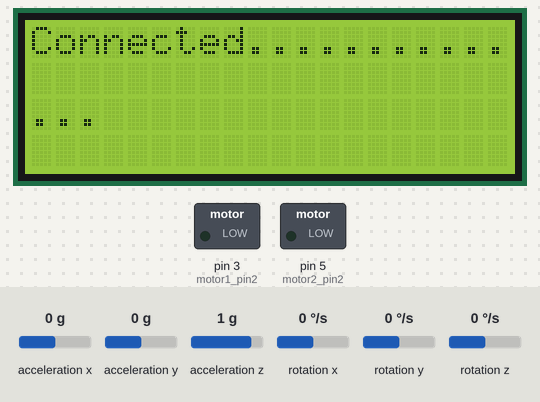
Recording of a sketch running on a simulated Arduino Uno, built with avr-gcc and run on an emulated ATmega328P. On the bench: 20×4 character LCD, switched loads named in the sketch (green lamp = pin HIGH). The inputs (shaded band) are chosen by the test bench; at power-on: acceleration x 0 g, acceleration y 0 g, acceleration z 1 g, rotation x 0 °/s, rotation y 0 °/s, rotation z 0 °/s. What the sketch prints to the serial monitor is not drawn.

Above: at 2.2 s.
At 7.3 s:
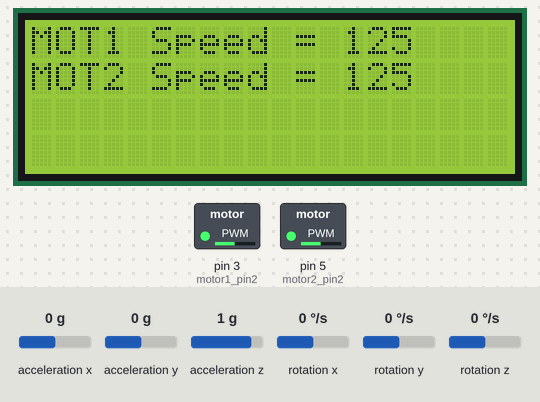
7.4 s: acceleration x set to -1.4 g
At 9.1 s:
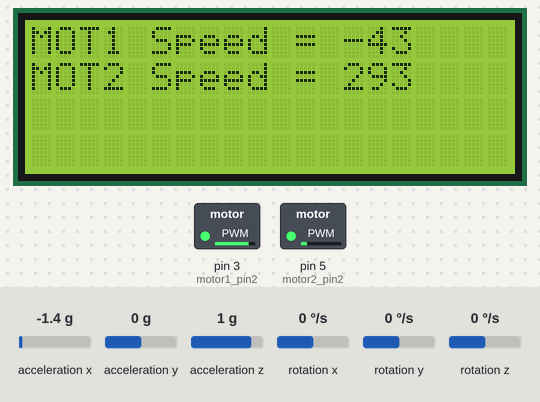
9.8 s: acceleration x set to -1.2 g
At 10.8 s:
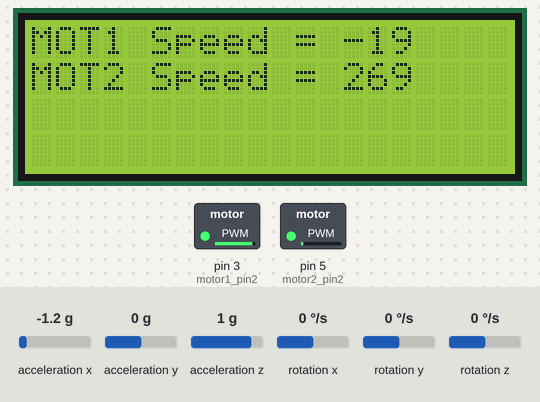
11.7 s: acceleration x set to -0.9 g
At 12.5 s:
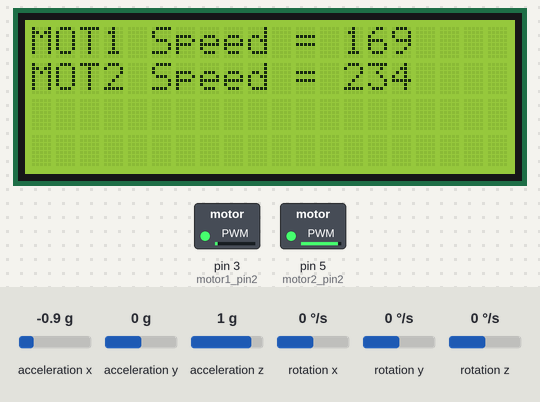
Timing chart, 0 to 14.7 s (numbered marks = the images above; inputs shaded):
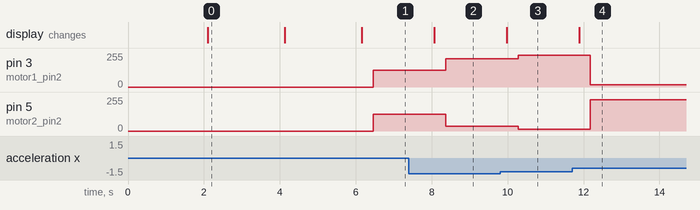

The sketch:

gyro_control_speed_motor.ino
```cpp
#include <Wire.h>
#include <MPU6050.h>
#include <LiquidCrystal_I2C.h>
LiquidCrystal_I2C lcd(0x27,20,4);  // set the LCD address to 0x27 for a 16 chars and 2 line display

#define motor1_pin1 2
#define motor1_pin2 3
#define motor2_pin1 4
#define motor2_pin2 5

MPU6050 gy_521;

int16_t ax, ay, az;
int16_t gx, gy, gz;

int motor1_speed;
int motor2_speed;

void setup ( )
{
  Wire.begin( );

  //lcd.begin(16,2); //initializing lcd
    lcd.init();                      // initialize the lcd
  // Print a message to the LCD.
    lcd.backlight();
  Serial.begin(9600); // initializing serial
  lcd.print("Initializing.....");
  delay(2000);
  lcd.clear();

  Serial.println ("Initializing MPU and testing connections");
  gy_521.initialize ( );
  Serial.println(gy_521.testConnection( ) ? "Successfully Connected" : "Connection failed");
  lcd.print(gy_521.testConnection( ) ? "Connected.............." : "No Connection....");
  delay(2000);
  lcd.clear();
  Serial.print("Reading Values");
  lcd.print("Reading Values...");
  delay(2000);
  lcd.clear();
}

void loop ( )
{
  gy_521.getMotion6(&ax, &ay, &az, &gx, &gy, &gz);
  ax = map(ax, -17000, 17000, -125, 125);

  motor1_speed = 125+ax; //To move first motor
  motor2_speed = 125-ax; //To move second motor

  Serial.print ("Motor1 Speed = ");
  lcd.setCursor(0,0);
  lcd.print ("MOT1 Speed = ");
  Serial.print (motor1_speed, DEC);
  lcd.print (motor1_speed, DEC);

  Serial.print ("Motor2 Speed = ");
  lcd.setCursor(0,1);
  lcd.print ("MOT2 Speed = ");
  Serial.println (motor2_speed, DEC);
  lcd.print (motor2_speed, DEC);
  delay(300);
  analogWrite (motor1_pin2, motor1_speed);
  analogWrite (motor2_pin2, motor2_speed);
  delay (300);
}
```

Measured:
- the behaviour switches between -1.1 and -1 g on acceleration x (found by bisection; images 3 and 4)
- after the input at 7.4 s, pin 3 (motor1_pin2): 125/255 → 213/255 after 0.97 s; pin 5 (motor2_pin2): 125/255 → 37/255 after 0.97 s; the display: changes after 0.67 s (image 2)
- after the input at 9.8 s, pin 3 (motor1_pin2): 213/255 → 237/255 after 0.48 s; pin 5 (motor2_pin2): 37/255 → 13/255 after 0.48 s; the display: changes after 0.18 s (image 3)
- after the input at 11.7 s, pin 3 (motor1_pin2): 237/255 → 16/255 after 0.48 s; pin 5 (motor2_pin2): 13/255 → 234/255 after 0.48 s; the display: changes after 0.18 s (image 4)
- what the display in image 0 shows lasts 2.0 s, from 2.1 s to 4.1 s
